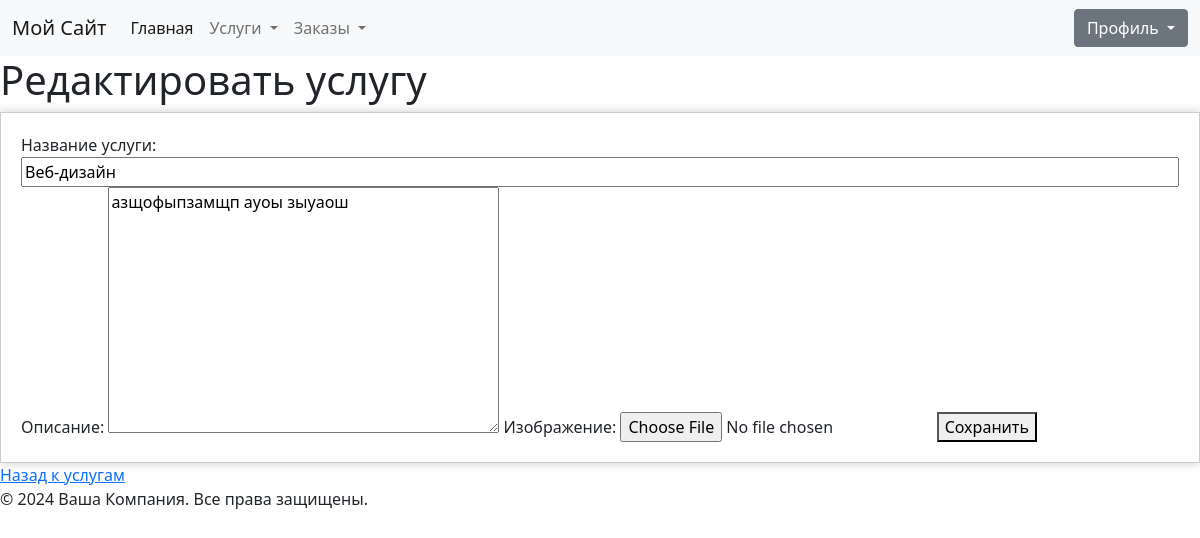
The app's page /services/3/update/ with its own data.
### services/models.py (models this page shows, shortened)
class Service(models.Model):
    title = models.CharField(max_length=100, verbose_name="Название услуги")
    description = models.TextField(blank=True, null=True, verbose_name="Описание")
    image = models.ImageField(upload_to='services/', blank=True, null=True, verbose_name="Изображение")
    created = models.DateTimeField(auto_now_add=True, verbose_name="Создано")
    updated = models.DateTimeField(auto_now=True, verbose_name="Обновлено")

### services/views.py (the view)
# urls.py: path('<int:pk>/update/', views.service_update, name='service_update'),
def service_update(request, pk):
    service = get_object_or_404(Service, pk=pk)
    if request.method == 'POST':
        form = ServiceForm(request.POST, request.FILES, instance=service)
        if form.is_valid():
            form.save()
            return redirect(reverse('services:service_list'))
    else:
        form = ServiceForm(instance=service)
    return render(request, 'services/service_form.html', {'form': form})

### services/forms.py
class ServiceForm(forms.ModelForm):
    class Meta:
        model = Service
        fields = ['title', 'description', 'image']

### templates/services/service_form.html (shortened to what this page needs)
{% extends 'basic/base.html' %}
{% block content %}
<h1>{{ form.instance.pk|yesno:'Редактировать,Создать' }} услугу</h1>
<form method="post" enctype="multipart/form-data">
    {{ form.as_table }}
    <button type="submit">Сохранить</button>
</form>
<a href="{% url 'services:service_list' %}">Назад к услугам</a>
{% endblock %}

### static/css/custom.css (style rules this page uses)
form { max-width: auto; margin: auto; padding: 20px; border: 1px solid #ccc; box-shadow: 0 0 10px #ccc; }
form label { text-align: center; }
form input[type="text"], form input[type="password"], form select { width: 100%; }

### records on screen
Service: instance.pk "Редактировать", title "Веб-дизайн", description "азщофыпзамщп ауоы зыуаош"
